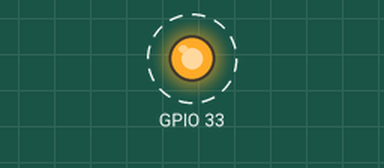
The sketch below on a simulated ESP32. Shown: output pins drawn as LEDs (lit = HIGH). Dashed ring = blinking.

Above: at 0.2 s.
Timing chart, 0 to 3.0 s (numbered marks = the images above):
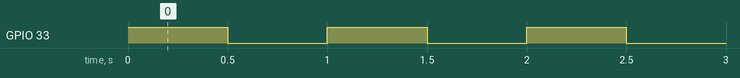

The sketch:

led_blink.ino
```cpp
// setup code - to be run once
void setup() {
  pinMode(33, OUTPUT); // 33 is the default Pin for LED 1
}

// runs again and again
void loop() {
  digitalWrite(33, HIGH); // 33 is held HIGH
  delay(500);             // we wait for 500ms
  digitalWrite(33, LOW);  // 33 is held LOW
  delay(500);             // we wait for 500ms
}                         // this process repeats
```

Measured:
- by itself, GPIO 33: alternates HIGH for 0.50 s and LOW for 0.50 s
